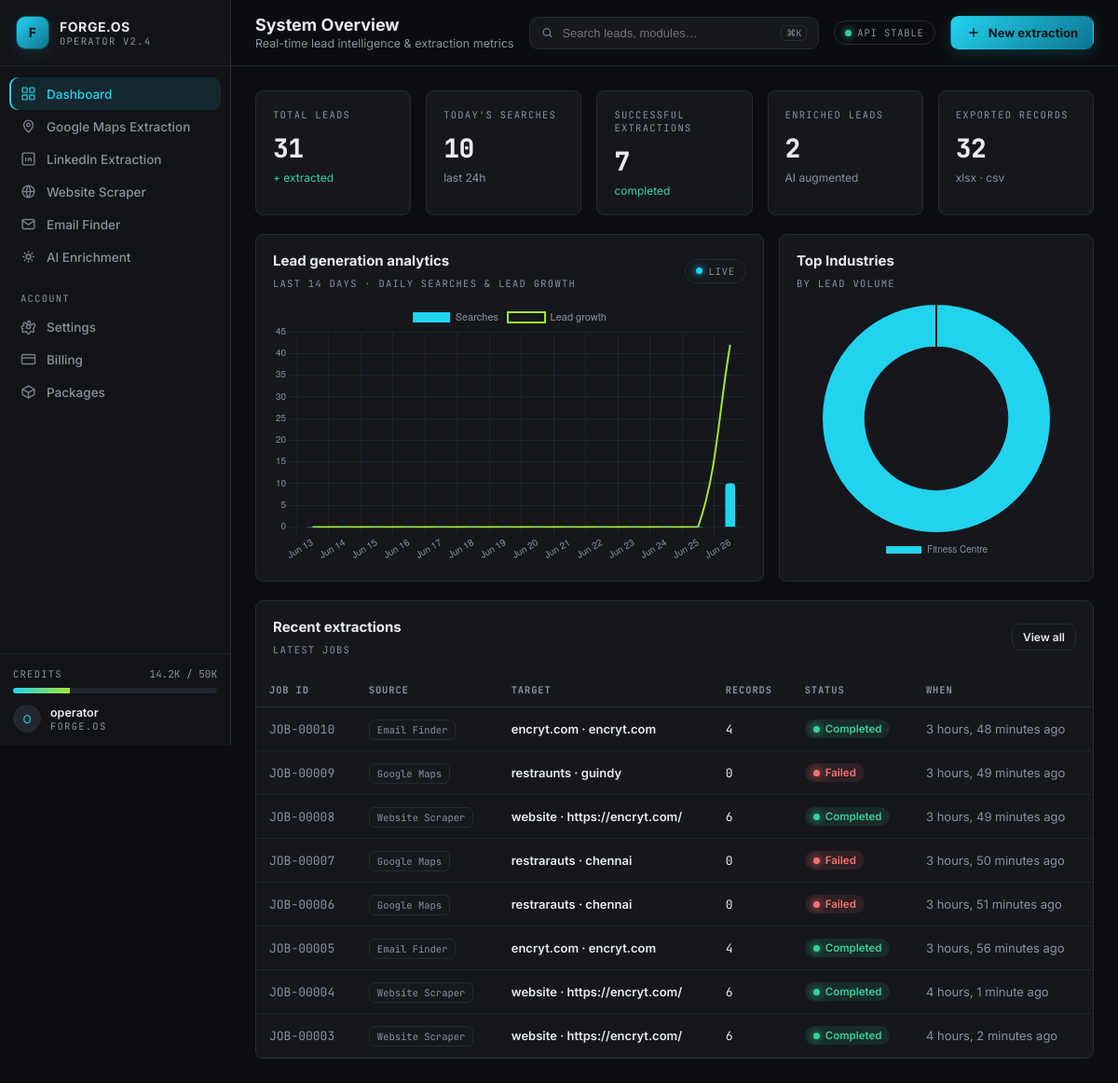
The app's page /app/ with its own data.
### leads/models.py (models this page shows, shortened)
class Search(models.Model):
    source = models.CharField(
        max_length=20,
        choices=Source.choices,
        default=Source.GOOGLE_MAPS,
        db_index=True,
    )
    business_type = models.CharField(max_length=160, db_index=True)
    location = models.CharField(max_length=255, db_index=True, blank=True)
    radius_km = models.FloatField(null=True, blank=True)
    max_results = models.PositiveIntegerField(null=True, blank=True)
    extra = models.JSONField(default=dict, blank=True)
    latitude = models.FloatField(null=True, blank=True)
    longitude = models.FloatField(null=True, blank=True)
    display_name = models.CharField(max_length=255, blank=True)
    status = models.CharField(
        max_length=12,
        choices=JobStatus.choices,
        default=JobStatus.COMPLETED,
        db_index=True,
    )
    total_results = models.PositiveIntegerField(default=0)
    duration_seconds = models.FloatField(default=0.0)
    error = models.CharField(max_length=400, blank=True)
    created_at = models.DateTimeField(default=timezone.now, db_index=True)
    class Meta:
        ordering = ["-created_at"]
        verbose_name = "Search"
        verbose_name_plural = "Searches"
        indexes = [
            models.Index(fields=["source", "-created_at"]),
            models.Index(fields=["business_type", "location"]),
            models.Index(fields=["-created_at"]),
        ]
    @property
    def query_label(self) -> str:
        parts = [p for p in (self.business_type, self.location) if p]
        return " · ".join(parts)
    @property
    def job_id(self) -> str:
        return f"JOB-{self.pk:05d}" if self.pk else "JOB-—"

### leads/views.py (the view)
# urls.py: path("app/", views.dashboard, name="dashboard"),
@require_http_methods(["GET"])
def dashboard(request):
    today = timezone.localdate()
    stats = {
        "total_leads": Business.objects.count(),
        "today_searches": Search.objects.filter(created_at__date=today).count(),
        "successful": Search.objects.filter(status=JobStatus.COMPLETED).count(),
        "enriched": Enrichment.objects.count(),
        "exported": ExportLog.objects.aggregate(n=Sum("record_count"))["n"] or 0,
    }
    days, daily_counts, daily_leads = [], [], []
    for i in range(13, -1, -1):
        d = today - timedelta(days=i)
        days.append(d.strftime("%b %d"))
        qs = Search.objects.filter(created_at__date=d)
        daily_counts.append(qs.count())
        daily_leads.append(qs.aggregate(n=Sum("total_results"))["n"] or 0)
    growth, running = [], 0
    for v in daily_leads:
        running += v
        growth.append(running)
    top_industries = list(
        Business.objects.exclude(category="")
        .values("category")
        .annotate(count=Count("id"))
        .order_by("-count")[:6]
    )
    recent = Search.objects.all()[:8]
    charts = {
        "labels": days,
        "daily": daily_counts,
        "growth": growth,
        "ind_labels": [t["category"] for t in top_industries] or ["No data"],
        "ind_values": [t["count"] for t in top_industries] or [1],
    }
    return render(request, "dashboard.html", {
        "active": "dashboard",
        "page_title": "System Overview",
        "page_subtitle": "Real-time lead intelligence & extraction metrics",
        "stats": stats,
        "recent": recent,
        "charts_json": json.dumps(charts),
    })

### leads/context_processors.py (called while the page is built)
def branding(request):
    return {
        "BRAND_NAME": getattr(settings, "BRAND_NAME", "FORGE.OS"),
        "BRAND_WORKSPACE": getattr(settings, "BRAND_WORKSPACE", "Lead Intelligence"),
        "BRAND_VERSION": getattr(settings, "BRAND_VERSION", "Operator v2.4"),
    }

### templates/dashboard.html
{% extends 'base.html' %}
{% block topbar_action %}
  <a href="{% url 'leads:gmaps' %}" class="btn btn-primary">
    <svg viewBox="0 0 24 24" fill="none" stroke="currentColor" stroke-width="2"><path d="M12 5v14M5 12h14"/></svg>
    New extraction
  </a>
{% endblock %}
{% block content %}
<div class="grid" style="grid-template-columns: repeat(5, 1fr);">
  <div class="card metric">
    <span class="kicker">Total Leads</span>
    <div class="value">{{ stats.total_leads }}</div>
    <div class="delta">+ extracted</div>
  </div>
  <div class="card metric">
    <span class="kicker">Today's Searches</span>
    <div class="value">{{ stats.today_searches }}</div>
    <div class="delta flat">last 24h</div>
  </div>
  <div class="card metric">
    <span class="kicker">Successful Extractions</span>
    <div class="value">{{ stats.successful }}</div>
    <div class="delta">completed</div>
  </div>
  <div class="card metric">
    <span class="kicker">Enriched Leads</span>
    <div class="value">{{ stats.enriched }}</div>
    <div class="delta flat">AI augmented</div>
  </div>
  <div class="card metric">
    <span class="kicker">Exported Records</span>
    <div class="value">{{ stats.exported }}</div>
    <div class="delta flat">xlsx · csv</div>
  </div>
</div>
<div class="grid mt-4" style="grid-template-columns: 2fr 1fr;">
  <div class="card">
    <div class="between">
      <div>
        <div style="font-weight:700;font-size:15px">Lead generation analytics</div>
        <div class="kicker mt-2">Last 14 days · daily searches & lead growth</div>
      </div>
      <span class="pill"><span class="dot cyan"></span> LIVE</span>
    </div>
    <div style="height:280px;margin-top:14px"><canvas id="dailyChart"></canvas></div>
  </div>
  <div class="card">
    <div style="font-weight:700;font-size:15px">Top Industries</div>
    <div class="kicker mt-2">By lead volume</div>
    <div style="height:280px;margin-top:14px"><canvas id="indChart"></canvas></div>
  </div>
</div>
<div class="card card-pad-0 mt-4">
  <div class="between" style="padding:18px">
    <div>
      <div style="font-weight:700;font-size:15px">Recent extractions</div>
      <div class="kicker mt-2">Latest jobs</div>
    </div>
    <a href="{% url 'leads:gmaps' %}" class="btn btn-sm btn-ghost">View all</a>
  </div>
  <div class="table-wrap">
    <table class="forge">
      <thead>
        <tr><th>Job ID</th><th>Source</th><th>Target</th><th>Records</th><th>Status</th><th>When</th></tr>
      </thead>
      <tbody>
        {% for s in recent %}
        <tr>
          <td class="mono muted">{{ s.job_id }}</td>
          <td><span class="src-pill">{{ s.get_source_display }}</span></td>
          <td class="cell-title">{{ s.query_label|default:"—" }}</td>
          <td class="mono">{{ s.total_results }}</td>
          <td>
            {% if s.status == 'completed' %}<span class="badge ok"><span class="dot green"></span> Completed</span>
            {% elif s.status == 'running' %}<span class="badge run"><span class="dot cyan"></span> Running</span>
            {% else %}<span class="badge fail"><span class="dot red"></span> Failed</span>{% endif %}
          </td>
          <td class="muted">{{ s.created_at|timesince }} ago</td>
        </tr>
        {% empty %}
        <tr><td colspan="6" class="empty">No extractions yet. Start with Google Maps Extraction.</td></tr>
        {% endfor %}
      </tbody>
    </table>
  </div>
</div>
{% endblock %}
{% block scripts %}
<script>
  const C = JSON.parse('{{ charts_json|escapejs }}');
  const grid = '#1f232a', tick = '#8b929c', cyan = '#22d3ee', lime = '#a3e635';
  const baseOpts = {
    responsive: true, maintainAspectRatio: false,
    plugins: { legend: { labels: { color: tick, font: { size: 11 } } } },
    scales: {
      x: { grid: { color: grid }, ticks: { color: tick, font: { size: 10 } } },
      y: { grid: { color: grid }, ticks: { color: tick, font: { size: 10 } }, beginAtZero: true }
    }
  };
  new Chart(document.getElementById('dailyChart'), {
    type: 'bar',
    data: { labels: C.labels, datasets: [
      { label: 'Searches', data: C.daily, backgroundColor: cyan, borderRadius: 4, barThickness: 10 },
      { label: 'Lead growth', data: C.growth, type: 'line', borderColor: lime, backgroundColor: 'transparent', tension: .35, pointRadius: 0, borderWidth: 2 }
    ]},
    options: baseOpts
  });
  new Chart(document.getElementById('indChart'), {
    type: 'doughnut',
    data: { labels: C.ind_labels, datasets: [{ data: C.ind_values,
      backgroundColor: ['#22d3ee','#a3e635','#34d399','#fbbf24','#f87171','#818cf8'],
      borderColor: '#15171c', borderWidth: 2 }] },
    options: { responsive: true, maintainAspectRatio: false, cutout: '62%',
      plugins: { legend: { position: 'bottom', labels: { color: tick, font: { size: 10 }, padding: 12 } } } }
  });
</script>
{% endblock %}

### static/css/forge.css (style rules this page uses)
:root { --bg: #0c0d10; --bg-soft: #121317; --panel: #16181d; --panel-2: #1b1e24; --card: #15171c; --border: #262a31; --border-soft:#1f232a; --fg: #e8eaed; --muted: #8b929c; --muted-2: #5f6671; --primary: #22d3ee; --primary-dim:#0e7490; --accent: #a3e635; --green: #34d399; --red: #f87171; --amber: #fbbf24; --radius: .6rem; }
* { box-sizing: border-box; }
html, body { margin: 0; background: var(--bg); color: var(--fg); font-family: 'Inter', ui-sans-serif, system-ui, -apple-system, sans-serif; font-size: 14px; -webkit-font-smoothing: antialiased; }
.mono { font-family: 'JetBrains Mono', ui-monospace, monospace; }
.kicker { font-family: 'JetBrains Mono', ui-monospace, monospace; text-transform: uppercase; letter-spacing: .12em; font-size: 10.5px; color: var(--muted); }
a { color: inherit; text-decoration: none; }
.pill { display: inline-flex; align-items: center; gap: 6px; font-family: 'JetBrains Mono', monospace; font-size: 10.5px; text-transform: uppercase; letter-spacing: .08em; border: 1px solid var(--border); border-radius: 20px; padding: 5px 11px; color: var(--muted); }
.dot { width: 7px; height: 7px; border-radius: 50%; display: inline-block; }
.dot.green { background: var(--green); box-shadow: 0 0 8px var(--green); }
.dot.cyan { background: var(--primary); box-shadow: 0 0 8px var(--primary); }
.dot.red { background: var(--red); box-shadow: 0 0 8px var(--red); }
.btn { display: inline-flex; align-items: center; gap: 8px; padding: 9px 16px; border-radius: 9px; font-size: 13px; font-weight: 600; border: 1px solid var(--border); background: var(--panel); color: var(--fg); cursor: pointer; transition: all .15s ease; }
.btn svg { width: 16px; height: 16px; }
.btn-primary { background: linear-gradient(135deg, var(--primary), var(--primary-dim)); color: #04181c; border-color: transparent; font-weight: 700; box-shadow: 0 4px 16px rgba(34,211,238,.18); }
.btn-ghost { background: transparent; }
.btn-sm { padding: 6px 11px; font-size: 12px; }
.card { background: var(--card); border: 1px solid var(--border); border-radius: var(--radius); padding: 18px; }
.card-pad-0 { padding: 0; }
.grid { display: grid; gap: 16px; }
.metric { position: relative; overflow: hidden; }
.metric .kicker { display: block; margin-bottom: 10px; }
.metric .value { font-size: 28px; font-weight: 750; letter-spacing: -.02em; font-family: 'JetBrains Mono', monospace; }
.metric .delta { font-size: 12px; margin-top: 6px; color: var(--green); }
.metric .delta.flat { color: var(--muted); }
.table-wrap { overflow: auto; border-radius: var(--radius); }
table.forge { width: 100%; border-collapse: collapse; font-size: 13px; }
table.forge thead th { position: sticky; top: 0; background: var(--panel); text-align: left; padding: 11px 14px; font-family: 'JetBrains Mono', monospace; font-size: 10.5px; text-transform: uppercase; letter-spacing: .08em; color: var(--muted); border-bottom: 1px solid var(--border); white-space: nowrap; z-index: 2; }
table.forge tbody td { padding: 13px 14px; border-bottom: 1px solid var(--border-soft); vertical-align: middle; }
.cell-title { font-weight: 600; color: var(--fg); }
.src-pill { font-family: 'JetBrains Mono', monospace; font-size: 10.5px; border: 1px solid var(--border); border-radius: 6px; padding: 3px 8px; color: var(--muted); background: var(--panel); white-space: nowrap; }
.muted { color: var(--muted); }
.badge { display: inline-flex; align-items: center; gap: 6px; font-size: 11.5px; font-weight: 600; padding: 3px 9px; border-radius: 20px; }
.badge.ok { color: var(--green); background: rgba(52,211,153,.10); }
.badge.fail { color: var(--red); background: rgba(248,113,113,.10); }
.between { display: flex; align-items: center; justify-content: space-between; gap: 12px; }
.mt-2 { margin-top:8px }
.mt-4 { margin-top:20px }

### records on screen
Search: job_id "JOB-00010", source "Email Finder", query_label "encryt.com · encryt.com", total_results "4", status "completed" (drawn), created_at "3 hours, 48 minutes"
Search: job_id "JOB-00009", source "Google Maps", query_label "restraunts · guindy", total_results "0", status "failed" (drawn), created_at "3 hours, 49 minutes"
Search: job_id "JOB-00008", source "Website Scraper", query_label "website · https://encryt.com/", total_results "6", status "completed" (drawn), created_at "3 hours, 49 minutes"
Search: job_id "JOB-00007", source "Google Maps", query_label "restrarauts · chennai", total_results "0", status "failed" (drawn), created_at "3 hours, 50 minutes"
Search: job_id "JOB-00006", source "Google Maps", query_label "restrarauts · chennai", total_results "0", status "failed" (drawn), created_at "3 hours, 51 minutes"
Search: job_id "JOB-00005", source "Email Finder", query_label "encryt.com · encryt.com", total_results "4", status "completed" (drawn), created_at "3 hours, 56 minutes"
Search: job_id "JOB-00004", source "Website Scraper", query_label "website · https://encryt.com/", total_results "6", status "completed" (drawn), created_at "4 hours, 1 minute"
Search: job_id "JOB-00003", source "Website Scraper", query_label "website · https://encryt.com/", total_results "6", status "completed" (drawn), created_at "4 hours, 2 minutes"

### other values on screen
{{ BRAND_NAME }} "FORGE.OS"
{{ BRAND_VERSION }} "OPERATOR V2.4"
{{ page_title|default:"System Overview" }} "System Overview"
{{ page_subtitle|default:"Real-time lead intelligence" }} "Real-time lead intelligence & extraction metrics"
{{ stats.total_leads }} "31"
{{ stats.today_searches }} "10"
{{ stats.successful }} "7"
{{ stats.enriched }} "2"
{{ stats.exported }} "32"
